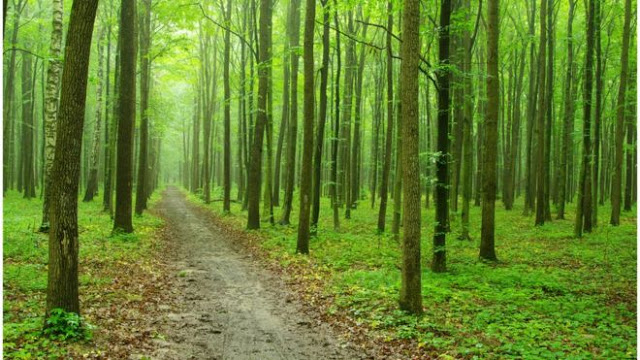
#> input picture 14. Plotting histograms/image.jpg, 640 x 360 px
$ python code.py
#> lines starting #> are read from the running program, lines starting #| are printed output that depends on the picture
import cv2
import matplotlib.pyplot as plt

#Show image
image = cv2.imread('image.jpg',cv2.IMREAD_GRAYSCALE)
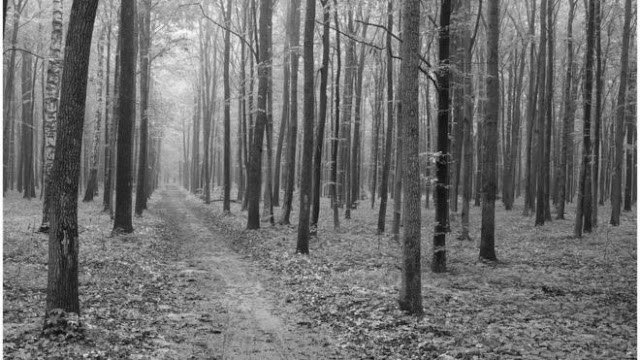
#> image: shape (360, 640); min 7, max 255, mean 112

#Show image
cv2.imshow("image", image)

#Show histogram
plt.hist(image.ravel(), 256, [0,256])
plt.show()
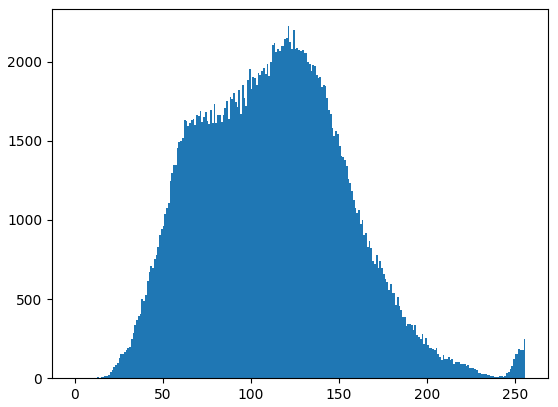
#> figure drawn by matplotlib, 1 panel; tallest bar 2224 high, from x = 121 to 122


cv2.waitKey(0)
